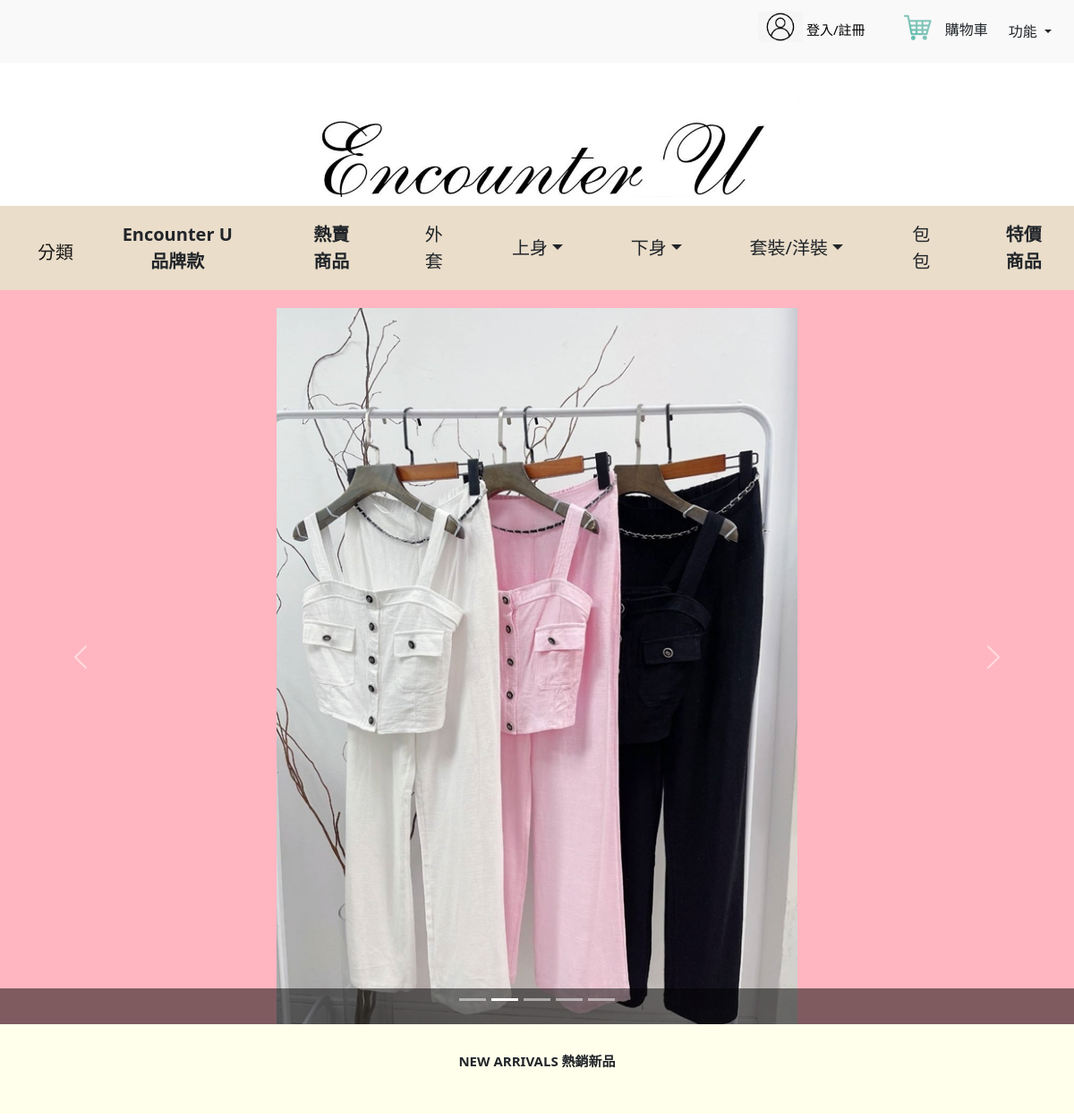
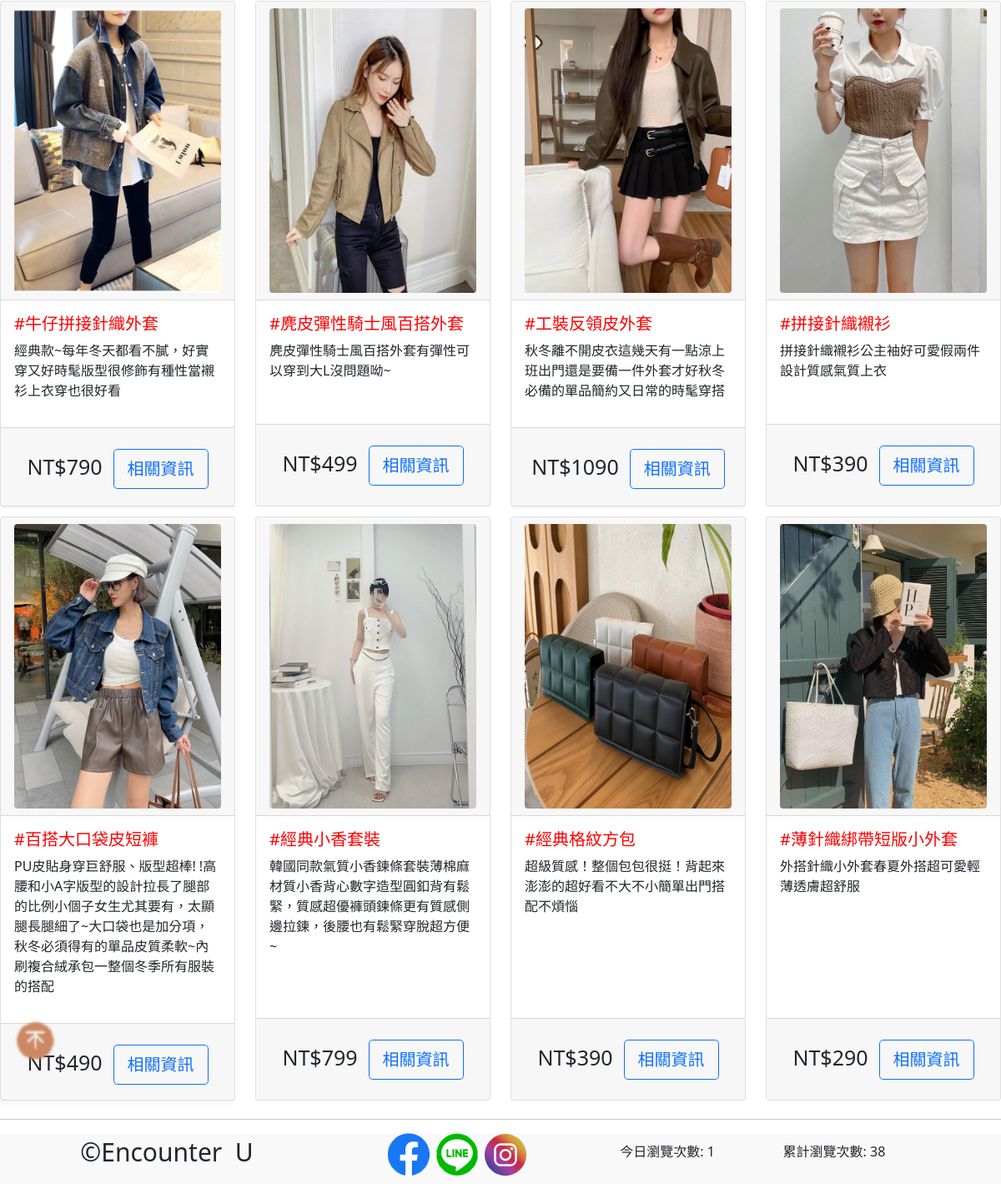
The page / on the database its author committed (2 pictures, top to bottom).
### shopping_app/models.py (models this page shows)
class ImageModel(models.Model):
    ImageID = models.AutoField(primary_key=True, verbose_name='圖片ID')
    Product_id = models.ForeignKey(Products, on_delete=models.CASCADE, verbose_name='商品ID', related_name='images')
    ImageName = models.CharField(max_length=100, verbose_name='圖片名稱')

class Products(models.Model):
    ProductID = models.AutoField(primary_key=True, verbose_name='商品ID')
    ProductName = models.CharField(max_length=100, verbose_name='商品名稱' , default='')
    Price = models.IntegerField(default=0, verbose_name='價格')
    Type_id = models.ForeignKey(ProductTypeModel, on_delete=models.CASCADE, verbose_name='分類ID')

class DescriptionModel(models.Model):
    DescriptionID = models.AutoField(primary_key=True, verbose_name='敘述ID')
    Product_id = models.ForeignKey(Products, on_delete=models.CASCADE, verbose_name='商品ID', related_name='descriptions')
    Description = models.TextField(verbose_name='敘述')

### shopping_app/views.py (the view)
# urls.py: path('',views.subject),  #首頁
def subject(request):  #首頁
    global cartlist
    if 'cartlist' in request.session:  #若session中存在cartlist就讀出
        cartlist = request.session['cartlist']
    else:  #重新購物
        cartlist = []
    images = ImageModel.objects.all()
    productall = Products.objects.all()
    descriptions = DescriptionModel.objects.all()
    first_images = {}
    for i in productall:
        product_images = images.filter(Product_id=i.ProductID)
        if product_images:
            first_images[i.ProductID] = product_images[0]
    user_id = request.session.get('user_id')
    print('user_id = ', user_id)
    if user_id:
        user = registered_user.objects.get(id=user_id)
    page_name = 'subject'  # 此處使用您的頁面名稱
    page, created = PageView.objects.get_or_create(page_name=page_name, date=datetime.date.today())
    page.total_views = PageView.objects.aggregate(Sum('daily_views'))['daily_views__sum'] or 0
    page.daily_views += 1
    page.total_views += 1
    page.save()
    total_views = page.total_views
    daily_views = page.daily_views
    tomorrow = timezone.now() + timezone.timedelta(days=1)
    tomorrow = timezone.datetime.replace(tomorrow, hour=0, minute=0, second=0)
    expires = timezone.datetime.strftime(tomorrow, "%a, %d-%b-%Y %H:%M:%S GMT")
    response = render(request, "subject.html", {"total_views": total_views, "daily_views": daily_views})
    response.set_cookie("total_views", str(total_views), expires=expires)
    return render(request, "subject.html", locals())

### templates/subject.html (shortened to what this page needs)
<!DOCTYPE html>
<html lang="zh-tw">
<head>
    {% load static %}
    <link rel="stylesheet" href="{% static '/css/bootstrap.min.css' %}">
    <link rel="stylesheet" href="{% static '/subject.css' %}">
</head>
<body>
    <nav class="navbar navbar-light bg-rgb(255, 255, 235) navbar-expand-md" id="top-1">
        <div class="container-fluid">
            <div class="d-flex justify-content-center align-items-center">
                <p id="cart_text" class="d-md-inline">
                    <div>
                        {% if user_id %}
                            <div>
                                <a href="{% url 'logout' %}" id="sign_in">
                                    <img src="{% static './images/member4_0.png' %}" id="member" /> {{ user.Username }} / 登出
                                </a>
                            </div>
                        {% else %}
                            <div>
                                <a href="{% url 'login' %}" id="sign_in">
                                    <img src="{% static './images/member4_0.png' %}" id="member" /> 登入/註冊
                                </a>
                            </div>
                        {% endif %}
                    </div>
                    <div id="cart_container" style="margin-left: 10px;">
                        {% if user_id %}
                            <a href="/cart/">
                                <img src="{% static '/images/car.png' %}" id="cart" />
                            </a>
                            <p class="d-md-inline d-none">
                                <a href="/cart/">
                                    購物車
                                </a>
                            </p>
                        {% else %}
                            <img src="{% static '/images/car.png' %}" id="cart" href="javascript:void(0);" onclick="doublecheck_login();" />
                            <p class="d-md-inline d-none" id="top-2" href="javascript:void(0);" onclick="doublecheck_login();">購物車</p>
                        {% endif %}
                    </div>
                    <div class="dropdown" id="top-2" style="margin-left: 10px;">
                        <a class="btn btn-second btn-md dropdown-toggle" href="#" role="button" id="dropdownMenuLink" data-bs-toggle="dropdown" aria-haspopup="true" aria-expanded="false">
                            功能
                        </a>
                    </div>
                </p>
            </div>
        </div>
    </nav>
    <div class="container-fluid" id="logo" align="center">
        <strong><a href="/subject/"><img src="{% static './images/LOGO2.png' %}" alt="Encounter" id="logo_image"></a></strong>
    </div>
    <nav class="navbar navbar-expand-md navbar-light" id="btn-1" align="center">
        <div class="container-fluid">
            <a class="navbar-brand" href="#">分類</a>
            <div class="collapse navbar-collapse" id="navbarSupportedContent">
                <ul class="navbar-nav me-auto mb-2 mb-lg-0">
                    <div class="btn-group" >
                        <div class="btn2">
                            <a href="/classification/brand/" type="button" class="btn dropdown btn-lg"><strong>Encounter U 品牌款</strong></a>
                        </div>
                    </div>
                    <div class="btn-group">
                        <div class="btn2">
                            <a href="/classification/hot/" type="button" class="btn dropdown btn-lg"><strong>熱賣商品</strong></a>
                        </div>
                    </div>
                    <div class="btn-group" >
                        <div class="btn-group">
                            <div class="btn2">
                                <a href="/classification/caot/" type="button" class="btn dropdown btn-lg">外套</a>
                            </div>
                        </div>
                    </div>
                    <div class="btn-group" >
                        <div class="btn-group dropdown" id="btn1">
                            <button type="button" class="btn dropdown-toggle btn-lg" data-bs-toggle="dropdown">上身</button>
                        </div>
                    </div>
                    <div class="btn-group" >
                        <div class="btn-group dropdown"id="btn1">
                            <button type="button" class="btn dropdown-toggle btn-lg" data-bs-toggle="dropdown">下身</button>
                        </div>
                    </div>
                    <div class="btn-group">
                        <div class="btn-group dropdown"id="btn1">
                            <button type="button" class="btn dropdown-toggle btn-lg" data-bs-toggle="dropdown">套裝/洋裝</button>
                        </div>
                    </div>
                    <div class="btn-group">
                        <div class="btn-group">
                            <div class="btn2">
                                <a href="/classification/bag/" type="button" class="btn dropdown btn-lg">包包</a>
                            </div>
                        </div>
                    </div>
                    <div class="btn-group">
                        <div class="btn-group">
                            <div class="btn2">
                                <a href="/classification/discount/" type="button" class="btn dropdown btn-lg"><strong>特價商品</strong></a>
                            </div>
                        </div>
                    </div>
                </ul>
            </div>
        </div>
    </nav>
    <div class="carousel slide" id="myCarousel" data-bs-ride="carousel"data-bs-interval="2500"  >
        <ol class="carousel-indicators" >
            <li data-bs-target="#myCarousel" data-bs-slide-to="0" class="active">
            <li data-bs-target="#myCarousel" data-bs-slide-to="1"></li>
            <li data-bs-target="#myCarousel" data-bs-slide-to="2"></li>
            <li data-bs-target="#myCarousel" data-bs-slide-to="3"></li>
            <li data-bs-target="#myCarousel" data-bs-slide-to="4"></li>
        </ol>
        <div class="carousel-inner"align="center">
            <div class="carousel-item" >
                <a href="/productcontent/6/">
                    <img src="{% static 'images/' %}{{ images.45.ImageName }}" class="d-block img-fluid " alt="h2" id="float_image"/>
                </a>
                <div class="carousel-caption d-none d-md-block"></div>
            </div>
        </div>
            <button class="carousel-control-prev "  data-bs-target="#myCarousel"data-bs-slide="prev">
                <span class="carousel-control-prev-icon" aria-hidden="true"></span>
            </button>
            <button class="carousel-control-next "  data-bs-target="#myCarousel"data-bs-slide="next">
                <span class="carousel-control-next-icon" aria-hidden="true"></span>
            </button>
    </div>
    <div class="container-fluild" align="center" id="NEW">
        <strong><p>NEW ARRIVALS 熱銷新品</p></strong>
    </div>
    <div class="row justify-content-between" id="goods">
        {% for product in productall %}
            <div class="col-12 col-md-6 col-lg-3">
                <div class="card mt-2" id="card">
                    <div class="card-header">
                        {% for product_id, first_image in first_images.items %}
                            {% if first_image.Product_id == product %}
                                <img class="card-img-bottom rounded mx-auto d-block" src="{% static 'images/' %}{{ first_image.ImageName  }}"/>
                            {% endif %}
                        {% endfor %}
                    </div>
                    <div class="card-body" id="card_body">
                        <div class="card-tittle h5">#{{ product.ProductName }}</div>
                        {% for description in descriptions %}
                            {% if description.Product_id == product %}
                                <div class="card-text pb-3">{{ description.Description }}</div>
                            {% endif %}
                        {% endfor %}
                    </div>
                    <div class="card-footer" id="card_footer">
                        <div class="card-text pb-3 text-front" id="nowrap">
                            NT${{ product.Price }} &nbsp;<a href="/productcontent/{{ product.ProductID }}" class="btn btn-outline-primary btn-lg">相關資訊</a>
                        </div>
                    </div>
                </div>
            </div>
        {% endfor %}
    </div>
    <a href="{% url 'subject' %}"  id="back"><img src="{% static './images/b.png' %}" ></a>
    <hr >
    <footer>
        <div class="container-fluid">
            <div class="row">
                <div class="text-center col-lg-4">
                    <p id="atlogo">&copy;Encounter&nbsp;&nbsp;U</p>
                </div>
                <div class="text-center col-lg-3" id="socials">
                    <a href="#"><img src="{% static './images/fb.png' %}" alt="fb"></a>&nbsp;
                    <a href="#"><img src="{% static './images/line1.png' %}" alt="line1"></a>&nbsp;
                    <a href="#"><img src="{% static './images/ig.png' %}" alt="ig"></a>&nbsp;
                </div>
                <div class="text-center col-lg-2   d-flex  align-items-center d-md-inline d-sm-none" id="surfing">
                    <p>今日瀏覽次數: {{ daily_views }}</p>
                </div>
                <div class="text-center col-lg-2 d-flex  align-items-center d-md-inline d-sm-none" id="surfing">
                    <p>累計瀏覽次數: {{ total_views }}</p>
                </div>
            </div>
            </div>
    </footer>
</body>
</html>

### static/subject.css (style rules this page uses)
* { margin: 0px; padding: 0px; width: auto; }
footer { background-color: #f9f9f9; }
#top-1 { position: relative; height: 70px; background-color: #f9f9f9; z-index: 4; }
#cart_text { font-size: 15px; margin-right: 60px; margin-bottom: 3px; color: #000; text-decoration: none; }
#sign_in { font-size: 15px; margin-right: 25px; height: auto; margin-top: 10px; color: #000; text-decoration: none; }
a { color: #000; text-decoration: none; }
#member { width: 50px; margin-bottom: 10px; }
#cart { width: 50px; margin-bottom: 10px; height: auto; }
#logo_image { background-color: white; width: auto; margin-top: 40px; margin-bottom: 10px; width: 50%; height: auto; }
.navbar-brand { margin: 10px 30px 0px 30px; }
#btn-1.navbar { position: relative; z-index: 3; width: auto ; background-color:#EADDCA; }
.carousel-item img { max-width: 100%; height: 100%; object-fit: cover; }
.carousel-control-prev, .carousel-control-next { font-size: 2rem; }
@media (min-width: 768px) { .carousel-caption { background: rgba(0, 0, 0, 0.5); position: absolute; bottom: 0; left: 0; right: 0; } }
.carousel { padding-top: 20px; background-color: lightpink; z-index: 1; }
#float_image { height: 800px; background-size:contain; }
#NEW { padding-top: 30px; font-size: 15px; z-index: 2; height: 100px; background-color: #FFFFEB; }
#card { font-weight:auto; width: auto; height: 98%; }
.card-img-bottom { max-width: max-content; max-height: max-content; }
.card-tittle { color: red; }
.card-footer { padding-top: 25px; text-align: center; font-size: 25px; width: 100%; display: flex; justify-content: center; align-items: center; flex-wrap: nowrap; }
#back { position: fixed; bottom: 130px; transition: transform 0.3s ease; z-index: 0; }
#atlogo { font-size: 30px; white-space: nowrap; }
#surfing { padding-top: 10px; }

### rows shown on the page
ImageModel: ImageName (picture)
Products: ProductName "牛仔拼接針織外套", Price "790"
ImageModel: ImageName (picture)
DescriptionModel: Description "經典款~每年冬天都看不膩，好實穿又好時髦版型很修飾有種性當襯衫上衣穿也很好看"
Products: ProductName "麂皮彈性騎士風百搭外套", Price "499"
ImageModel: ImageName (picture)
DescriptionModel: Description "麂皮彈性騎士風百搭外套有彈性可以穿到大L沒問題呦~"
Products: ProductName "工裝反領皮外套", Price "1090"
ImageModel: ImageName (picture)
DescriptionModel: Description "秋冬離不開皮衣這幾天有一點涼上班出門還是要備一件外套才好秋冬必備的單品簡約又日常的時髦穿搭"
Products: ProductName "拼接針織襯衫", Price "390"
ImageModel: ImageName (picture)
DescriptionModel: Description "拼接針織襯衫公主袖好可愛假兩件設計質感氣質上衣"
Products: ProductName "百搭大口袋皮短褲", Price "490"
ImageModel: ImageName (picture)
DescriptionModel: Description "PU皮貼身穿巨舒服、版型超棒! !高腰和小A字版型的設計拉長了腿部的比例小個子女生尤其要有，太顯腿長腿細了~大口袋也是加分項，秋冬必須得有的單品皮質柔軟~內刷複合絨承包一整個冬季所有服裝的搭配"
Products: ProductName "經典小香套裝", Price "799"
ImageModel: ImageName (picture)
DescriptionModel: Description "韓國同款氣質小香鍊條套裝薄棉麻材質小香背心數字造型圓釦背有鬆緊，質感超優褲頭鍊條更有質感側邊拉鍊，後腰也有鬆緊穿脫超方便~"
Products: ProductName "經典格紋方包", Price "390"
ImageModel: ImageName (picture)
DescriptionModel: Description "超級質感！整個包包很挺！背起來澎澎的超好看不大不小簡單出門搭配不煩惱"
Products: ProductName "薄針織綁帶短版小外套", Price "290"
ImageModel: ImageName (picture)
DescriptionModel: Description "外搭針織小外套春夏外搭超可愛輕薄透膚超舒服"

### other values the page prints
{{ daily_views }} "1"
{{ total_views }} "38"
